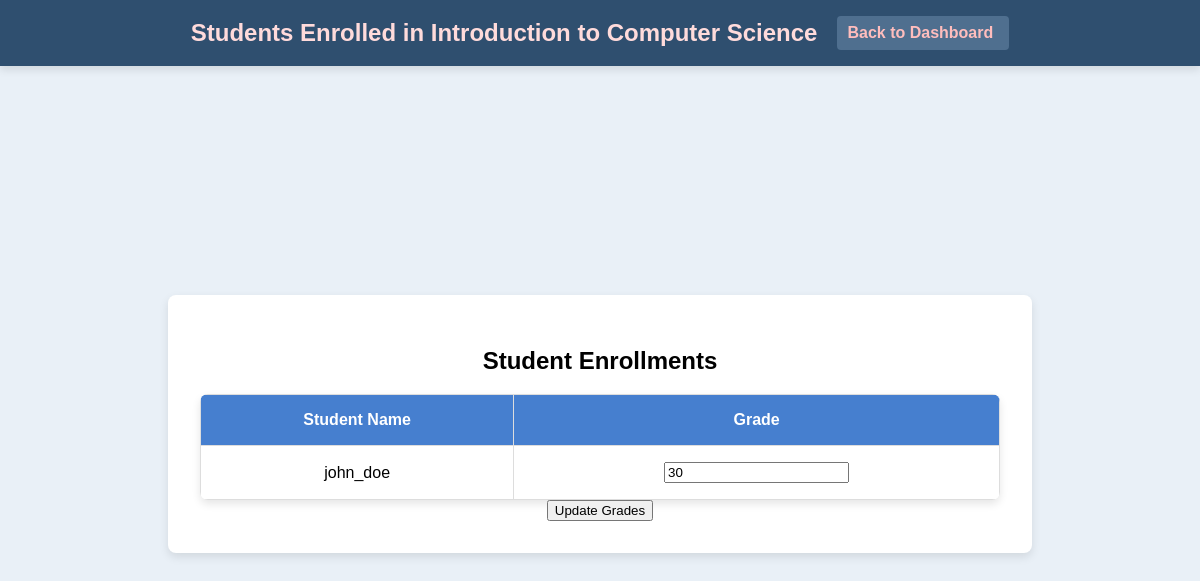
The app's page /teacher/course/1/students (signed in), older data.
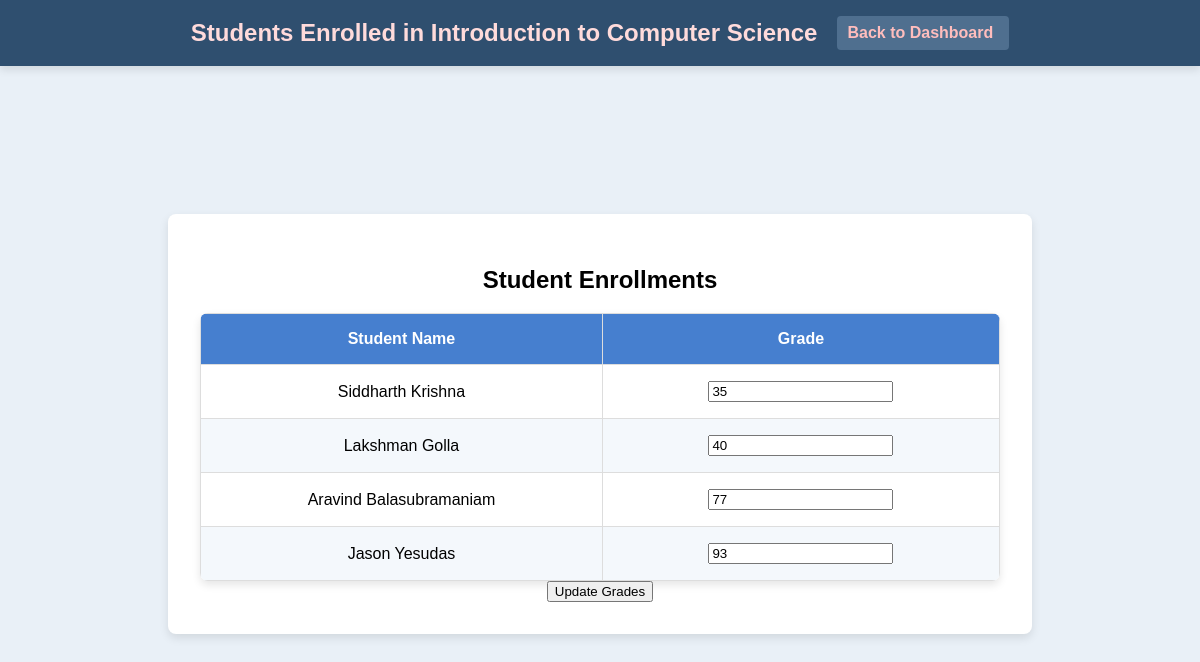
The same page, newer data.
### app.py (models this page shows, shortened)
class Course(db.Model):
    id = db.Column(db.Integer, primary_key=True)
    course_code = db.Column(db.String(10))
    course_name = db.Column(db.String(100))
    capacity = db.Column(db.Integer)
    teacher_id = db.Column(db.Integer, db.ForeignKey('user.id'))
    teacher = db.relationship('User', backref='teaching_courses', foreign_keys=[teacher_id])
    time = db.Column(db.String(50))
    enrolled_count = db.Column(db.Integer, default=0)

class User(UserMixin, db.Model):
    id = db.Column(db.Integer, primary_key=True)
    username = db.Column(db.String(150))
    password = db.Column(db.String(150))
    role = db.Column(db.String(50))

class Enrollment(db.Model):
    id = db.Column(db.Integer, primary_key=True)
    course_id = db.Column(db.Integer, db.ForeignKey('course.id'))
    user_id = db.Column(db.Integer, db.ForeignKey('user.id'))
    grade = db.Column(db.String(5))
    user = db.relationship('User', backref='enrollments')
    course = db.relationship('Course', backref='enrollments', lazy=True)

### app.py (the view, shortened to what this page needs)
@app.route('/teacher/course/<int:course_id>/students', methods=['GET', 'POST'])
@login_required
def view_students(course_id):
    if current_user.role != 'teacher':
        flash("Access denied: Only teachers can view this page.", "danger")
        return redirect(url_for('login'))
    course = Course.query.filter_by(id=course_id, teacher_id=current_user.id).first()
    if not course:
        flash("You do not have permission to view students for this course.", "danger")
        return redirect(url_for('teacher_dashboard'))
    enrollments = Enrollment.query.filter_by(course_id=course.id).all()
    students = [(User.query.get(enrollment.user_id), enrollment) for enrollment in enrollments]
    return render_template('students_enrolled.html', course=course, students=students)

### app.py (called while the page is built)
@login_manager.user_loader
def load_user(user_id):
    return User.query.get(int(user_id))

### templates/students_enrolled.html (shortened to what this page needs)
<!DOCTYPE html>
<html lang="en">
<head>
    <link rel="stylesheet" href="{{ url_for('static', filename='styles.css') }}">
</head>
<body>
    <div class="header">
        <h1>Students Enrolled in {{ course.course_name }}</h1>
        <a href="{{ url_for('teacher_dashboard') }}" class="back-to-dashboard sign-out">Back to Dashboard</a>
    </div>
    <div class="container">
        <h2>Student Enrollments</h2>
        <form method="POST">
            <table>
                <thead>
                    <tr>
                        <th>Student Name</th>
                        <th>Grade</th>
                    </tr>
                </thead>
                <tbody>
                    {% for student, enrollment in students %}
                    <tr>
                        <td>{{ student.username }}</td>
                        <td>
                            <input type="text" name="{{ enrollment.id }}" value="{{ enrollment.grade or '' }}">
                        </td>
                    </tr>
                    {% endfor %}
                </tbody>
            </table>
            <button type="submit">Update Grades</button>
        </form>
    </div>
</body>
</html>

### static/styles.css (style rules this page uses)
body { font-family: Arial, sans-serif; background-color: #e9f0f7; margin: 0; display: flex; justify-content: center; align-items: center; min-height: 100vh; }
.container { max-width: 800px; width: 100%; background-color: #ffffff; padding: 2rem; border-radius: 8px; box-shadow: 0px 4px 10px rgba(0, 0, 0, 0.1); text-align: center; margin: 5rem auto 2rem; }
.header { width: 100%; background-color: #2f4f6f; color: #fff; padding: 1rem 0; display: flex; justify-content: center; align-items: center; box-shadow: 0px 4px 8px rgba(0, 0, 0, 0.1); position: fixed; top: 0; left: 0; z-index: 10; margin-bottom: 20px; }
.header h1, .header h2 { margin: 0; color: #ffdbdb; }
.header h1 { font-size: 1.5rem; margin-right: 20px; }
.sign-out { color: #ffbdbd; text-decoration: none; font-weight: bold; padding: 0.5rem 1rem; border-radius: 4px; background-color: #4f6f8f; padding-left: 10px; }
table { width: 100%; border-collapse: collapse; margin-top: 1rem; text-align: center; border-radius: 8px; overflow: hidden; box-shadow: 0px 4px 8px rgba(0, 0, 0, 0.1); }
th, td { border: 1px solid #ddd; padding: 1rem; }
th { background-color: #467fcf; color: #fff; font-weight: bold; }
tr:nth-child(even) { background-color: #f4f8fc; }

Row changes from the older to the newer data that the page shows:
removed User: username "john_doe", grade "30"
added User: username "Siddharth Krishna", grade "35"
added User: username "Lakshman Golla", grade "40"
added User: username "Aravind Balasubramaniam", grade "77"
added User: username "Jason Yesudas", grade "93"
